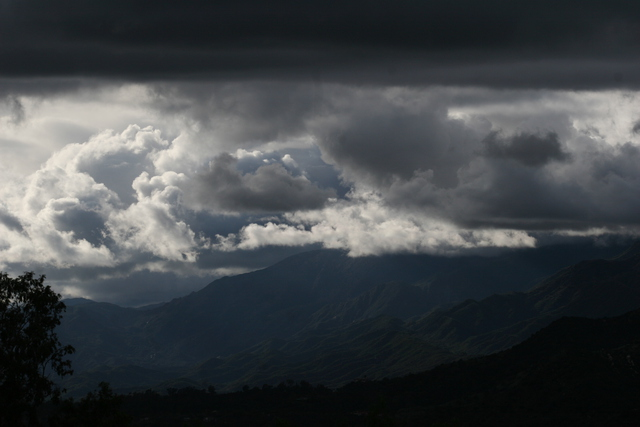
#> input picture pics/PanImages4/image-0003.jpg, 640 x 427 px
$ python -i Feature.py   (imports and definitions only)   (Python 2 division)
#> lines starting #> are read from the running program, lines starting #| are printed output that depends on the picture; after the words box and inside, x2 and y2 are one past the last pixel; in counts of white or black regions, pixels touching at a corner belong together
#> further down, picture is the input picture: shape (427, 640, 3); mean B, G, R 71.7, 68.7, 64.5
'''
Created on Mar 21, 2011

Functions for finding, describing, and matching image feature points.

@authors: Elisabeth Childs
'''

import cv
import imgutil
import numpy
import math
import transform
from scipy.ndimage import filters, interpolation
from scipy.spatial import distance

class Feature():

    def __init__(self):
    	'''
    	Sets up the feature class with two images and three colors to use when
    	displaying matched features
    	'''
        self.imageOne = None
        self.imageTwo = None

        self.featureColor = (60,60,200)
        self.matchColor = (60, 200, 60)
        self.inliersColor = (200, 100, 20)


    def harris(self, image, sigmaD=1.0, sigmaI=1.5, count=512):
        '''
        Finds Harris corner features for an input image.  The input image
        should be a 2D numpy array.  The sigmaD and sigmaI parameters define
        the differentiation and integration scales (respectively) of the
        Harris feature detector---the defaults are reasonable for many images.

        Returns:
        an array of locations that has the dimensions maxPoints x 3 array,
        each row contains the (x, y) position, and Harris score of a feature point.
        The array is sorted by decreasing score.
        '''
#> called with sigmaD = 1, sigmaI = 1.5, count = 512
        image = image.astype(numpy.float32)
        h, w = image.shape[0:2]
#> h = 427; w = 640

        # compute image derivatives
        Ix = filters.gaussian_filter1d(image, sigmaD, 0, 0)
        Ix = filters.gaussian_filter1d(Ix, sigmaD, 1, 1)
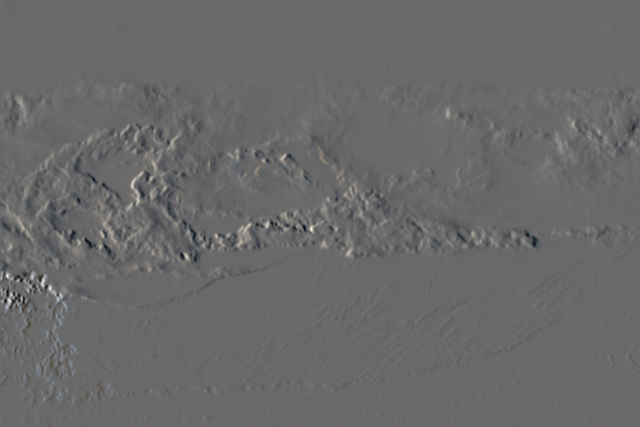
#> Ix: shape (427, 640, 3) float32; mean B, G, R -0.1, -0.1, -0.1; drawn with min black and max white
        Iy = filters.gaussian_filter1d(image, sigmaD, 1, 0)
        Iy = filters.gaussian_filter1d(Iy, sigmaD, 0, 1)
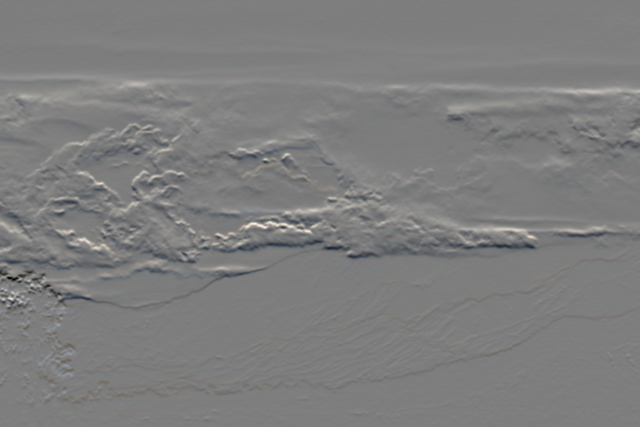
#> Iy: shape (427, 640, 3) float32; mean B, G, R -0.1, -0.1, 0; drawn with min black and max white

        # compute elements of the structure tensor
        Ixx = filters.gaussian_filter(Ix**2, sigmaI, 0)
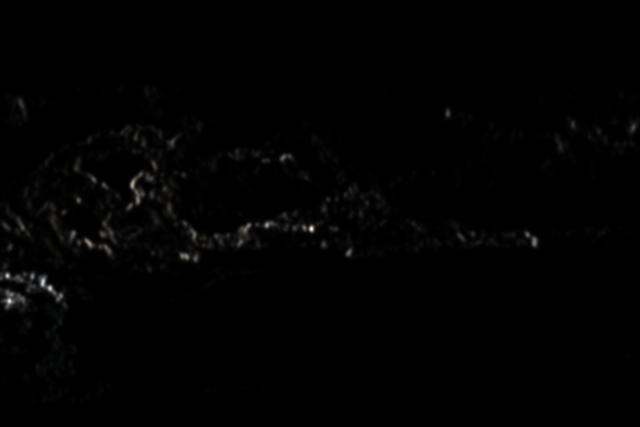
#> Ixx: shape (427, 640, 3) float32; mean B, G, R 4.4, 4.6, 4.8; drawn with min black and max white
        Iyy = filters.gaussian_filter(Iy**2, sigmaI, 0)
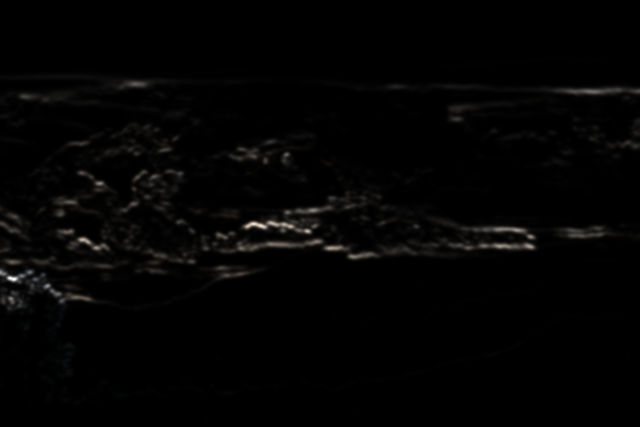
#> Iyy: shape (427, 640, 3) float32; mean B, G, R 10.7, 11.4, 12.1; drawn with min black and max white
        Ixy = filters.gaussian_filter(Ix * Iy, sigmaI, 0)
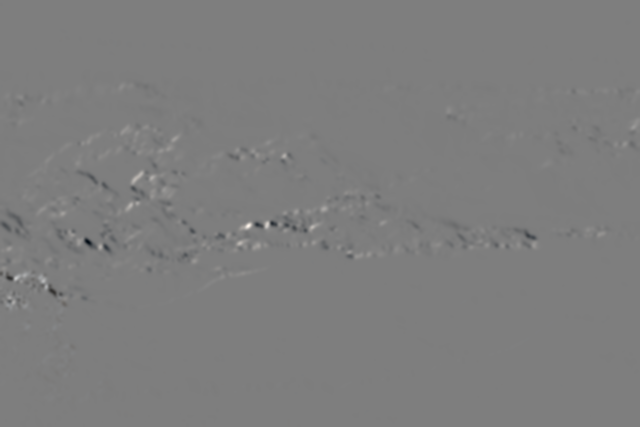
#> Ixy: shape (427, 640, 3) float32; mean B, G, R -0.2, -0.2, -0.2; drawn with min black and max white

        # compute Harris feature strength, avoiding divide by zero
        imgH = (Ixx * Iyy - Ixy**2) / (Ixx + Iyy + 1e-8)

        # exclude points near the image border
        imgH[:16, :] = 0
        imgH[-16:, :] = 0
#> imgH: shape (427, 640, 3) float32; mean B, G, R 1.3, 1.4, 1.5
        imgH[:, :16] = 0
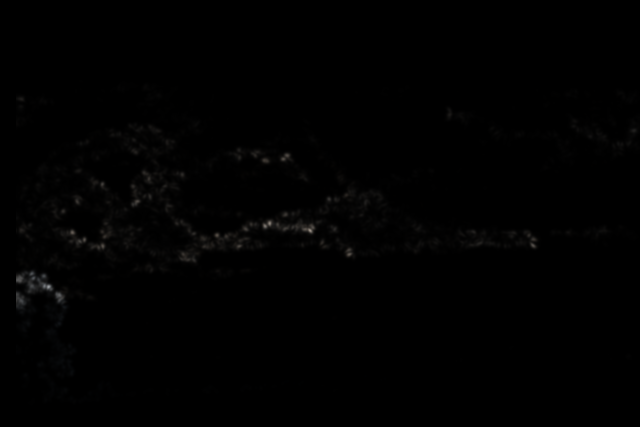
#> imgH: shape (427, 640, 3) float32; mean B, G, R 1.2, 1.3, 1.3
        imgH[:, -16:] = 0
#> imgH: shape (427, 640, 3) float32; 2.31% of pixels changed, all inside (x1, y1, x2, y2) = (624, 16, 640, 411)

        # non-maximum suppression in 5x5 regions
#> (the run stopped early here; a loop or call above may not have finished)

$ run again, on pics/PanImages4/image-0000.jpg
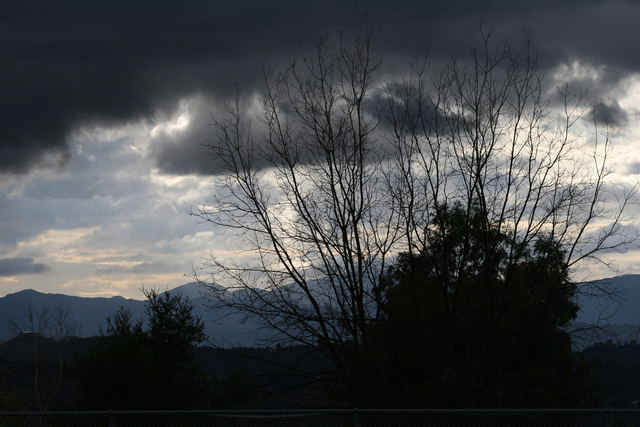
#> input picture pics/PanImages4/image-0000.jpg, 640 x 427 px
#> picture is the input picture: shape (427, 640, 3); mean B, G, R 74.1, 72.5, 70.3
#> in harris, `Ixy = filters.gaussian_filter(Ix * Iy, sigmaI, 0)`:
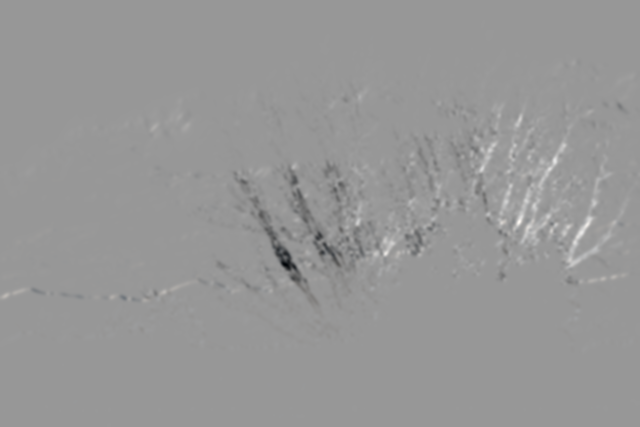
#> Ixy: shape (427, 640, 3) float32; mean B, G, R -1.9, -1.9, -1.8; drawn with min black and max white
#> in harris, `imgH = (Ixx * Iyy - Ixy**2) / (Ixx + Iyy + 1e-8)`:
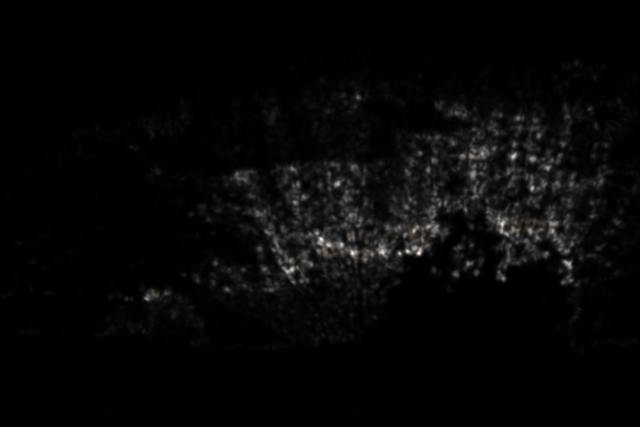
#> imgH: shape (427, 640, 3) float32; mean B, G, R 8.4, 8.5, 8.6; drawn with min black and max white

$ run again, on pics/PanImages4/image-0001.jpg
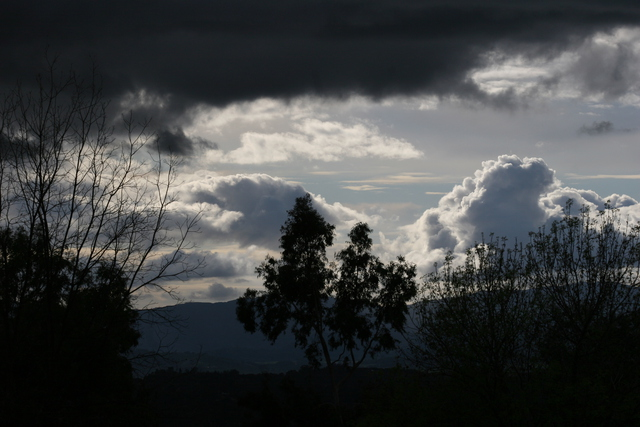
#> input picture pics/PanImages4/image-0001.jpg, 640 x 427 px
#> picture is the input picture: shape (427, 640, 3); mean B, G, R 65.9, 65.5, 63.5
#> in harris, `Ixy = filters.gaussian_filter(Ix * Iy, sigmaI, 0)`:
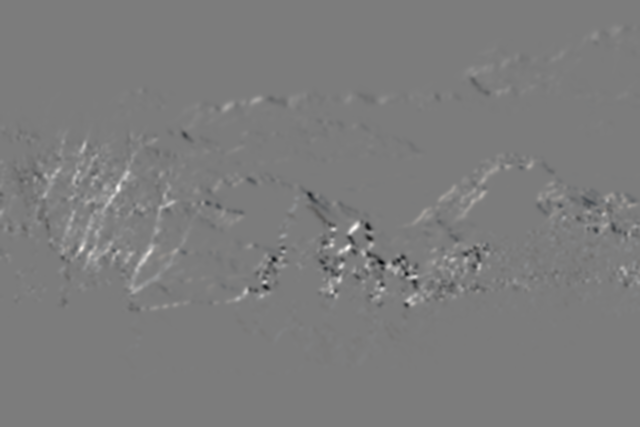
#> Ixy: shape (427, 640, 3) float32; mean B, G, R 2.4, 2.4, 2.5; drawn with min black and max white
#> in harris, `imgH[:, -16:] = 0`:
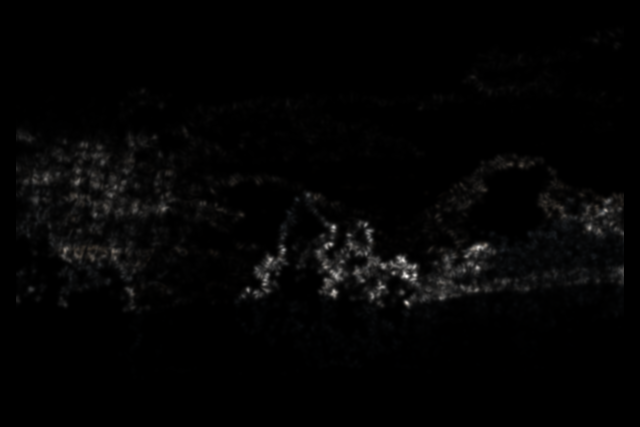
#> imgH: shape (427, 640, 3) float32; mean B, G, R 5.8, 5.9, 6; drawn with min black and max white

$ run again, on pics/PanImages4/image-0002.jpg
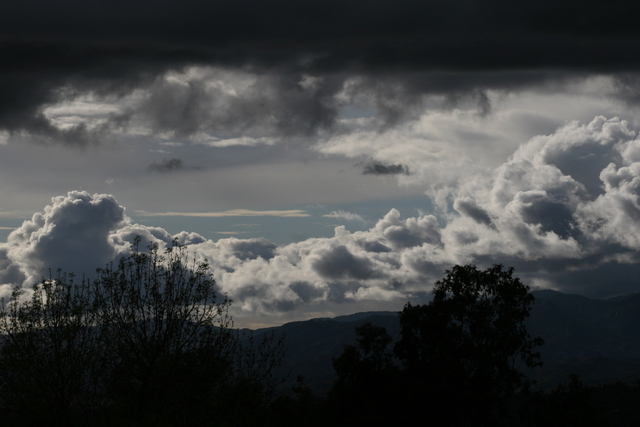
#> input picture pics/PanImages4/image-0002.jpg, 640 x 427 px
#> picture is the input picture: shape (427, 640, 3); mean B, G, R 66.8, 66.3, 64.4
#> in harris, `Ixy = filters.gaussian_filter(Ix * Iy, sigmaI, 0)`:
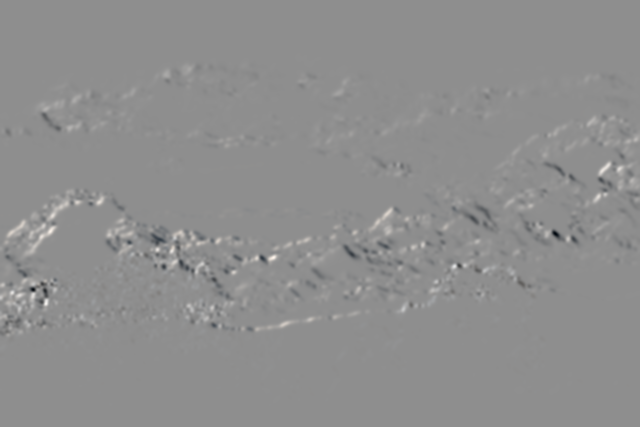
#> Ixy: shape (427, 640, 3) float32; mean B, G, R 0.5, 0.6, 0.6; drawn with min black and max white
#> in harris, `imgH[:, :16] = 0`:
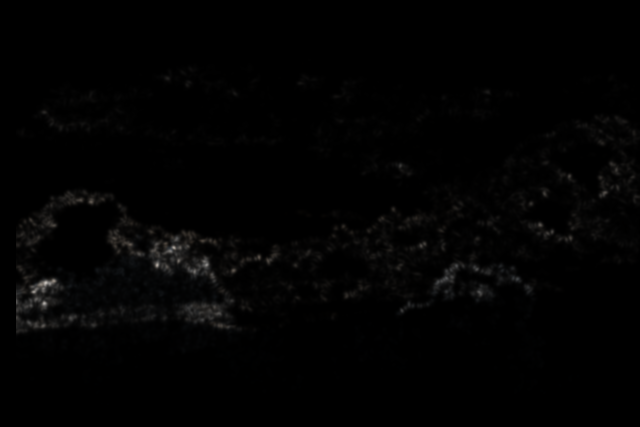
#> imgH: shape (427, 640, 3) float32; mean B, G, R 2.6, 2.7, 2.7
